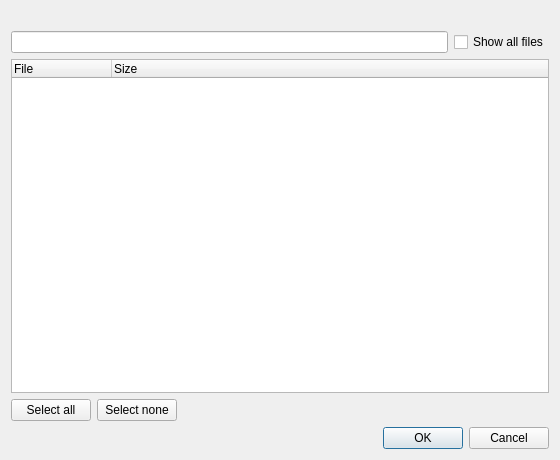
<?xml version="1.0" encoding="UTF-8"?>
<ui version="4.0">
 <class>TrackSelector</class>
 <widget class="QDialog" name="TrackSelector">
  <property name="geometry">
   <rect>
    <x>0</x>
    <y>0</y>
    <width>560</width>
    <height>460</height>
   </rect>
  </property>
  <property name="windowTitle">
   <string>Choose the tracks</string>
  </property>
  <layout class="QVBoxLayout" name="mainLayout">
   <item>
    <widget class="QLabel" name="headerLabel">
     <property name="text">
      <string/>
     </property>
     <property name="wordWrap">
      <bool>true</bool>
     </property>
    </widget>
   </item>
   <item>
    <layout class="QHBoxLayout" name="filterLayout">
     <item>
      <widget class="QLineEdit" name="filterLine"/>
     </item>
     <item>
      <widget class="QCheckBox" name="showAllFiles">
       <property name="text">
        <string>Show all files</string>
       </property>
      </widget>
     </item>
    </layout>
   </item>
   <item>
    <widget class="QTreeWidget" name="fileList">
     <property name="alternatingRowColors">
      <bool>true</bool>
     </property>
     <property name="rootIsDecorated">
      <bool>false</bool>
     </property>
     <property name="uniformRowHeights">
      <bool>true</bool>
     </property>
     <property name="allColumnsShowFocus">
      <bool>true</bool>
     </property>
     <column>
      <property name="text">
       <string>File</string>
      </property>
     </column>
     <column>
      <property name="text">
       <string>Size</string>
      </property>
     </column>
    </widget>
   </item>
   <item>
    <layout class="QHBoxLayout" name="buttonsLayout">
     <item>
      <widget class="QPushButton" name="selectAllButton">
       <property name="text">
        <string>Select all</string>
       </property>
      </widget>
     </item>
     <item>
      <widget class="QPushButton" name="selectNoneButton">
       <property name="text">
        <string>Select none</string>
       </property>
      </widget>
     </item>
     <item>
      <spacer name="buttonsSpacer">
       <property name="orientation">
        <enum>Qt::Horizontal</enum>
       </property>
       <property name="sizeHint" stdset="0">
        <size>
         <width>40</width>
         <height>20</height>
        </size>
       </property>
      </spacer>
     </item>
     <item>
      <widget class="QLabel" name="countLabel">
       <property name="text">
        <string/>
       </property>
      </widget>
     </item>
    </layout>
   </item>
   <item>
    <widget class="QDialogButtonBox" name="buttonBox">
     <property name="orientation">
      <enum>Qt::Horizontal</enum>
     </property>
     <property name="standardButtons">
      <set>QDialogButtonBox::Cancel|QDialogButtonBox::Ok</set>
     </property>
    </widget>
   </item>
  </layout>
 </widget>
 <resources/>
 <connections>
  <connection>
   <sender>buttonBox</sender>
   <signal>accepted()</signal>
   <receiver>TrackSelector</receiver>
   <slot>accept()</slot>
  </connection>
  <connection>
   <sender>buttonBox</sender>
   <signal>rejected()</signal>
   <receiver>TrackSelector</receiver>
   <slot>reject()</slot>
  </connection>
 </connections>
</ui>
